Frame 1 (no input): blank canvas, image omitted
Frame 60 (the mouse pressed at the canvas centre just before this capture): blank canvas, image omitted
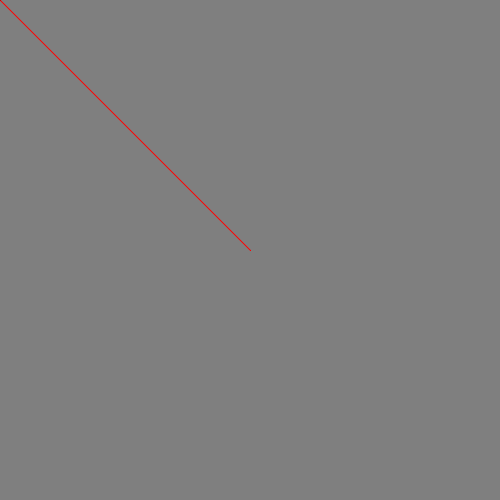
Frame 120 (the mouse held since frame 60 and released just before this capture)

The Processing sketch whose frames 1 and 60 were blank and that drew this single picture after the mouse press (run headless with seeded random() and noise(); from frame 60 on, the mouse is pressed at the canvas centre):

// Processing sketch: ejercicio_7
// ── ejercicio_7.pde
/*
practica 2 ejercicio 7
*/

void setup(){
  size(500,500);
  background(127);
}

void draw(){
  
  line(mouseX, mouseY, pmouseX, pmouseY );
}

void mousePressed(){
  stroke(255,0,0);
}

void keyPressed(){
  stroke(0,0,255);
}
